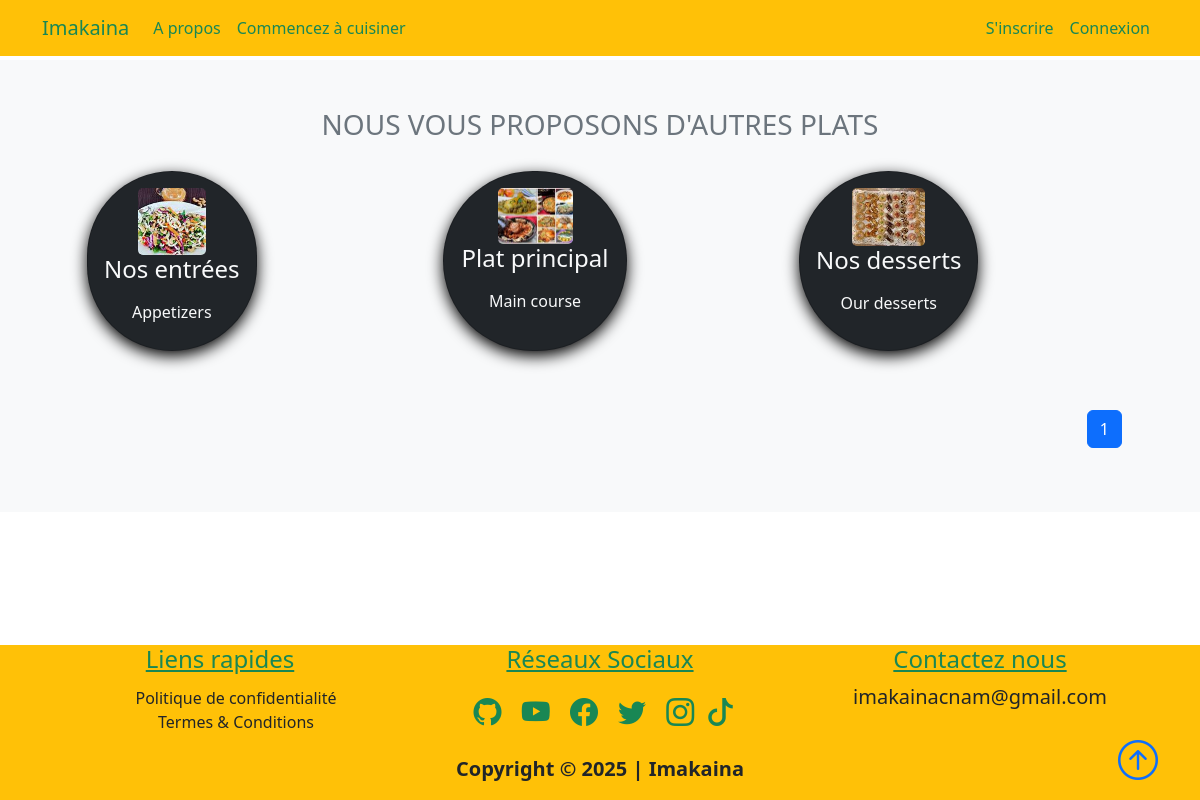
The page /plats on the database its author committed.
### projet/models.py (models this page shows, shortened)
class Plat(db.Model):
    id = db.Column(db.Integer, primary_key=True, autoincrement=True)
    title = db.Column(db.String(50), unique=True, nullable=False)
    description = db.Column(db.String(150), nullable=False)
    icon = db.Column(db.String(20), nullable=False, default="default_icon.jpg")
    recettes = db.relationship("Recette", backref="plat_name", lazy=True)

### projet/plats/routes.py (the view)
@plats_bp.route("/plats")
def plats():
    page = request.args.get("page", 1, type=int)
    plats = Plat.query.paginate(page=page, per_page=6)
    return render_template("plats.html", title="plats", plats=plats)

### projet/templates/plats.html
{% extends "layout.html" %}
{% block content %}
<section class="bg-light">
    <div class="container p-5">
        <h3 class="text-center text-secondary" id="learn">NOUS VOUS PROPOSONS D'AUTRES PLATS</h3>
        <div class="row">
            {% for plat in plats.items %}
            <div class="col-sm-12 col-md-6 col-lg-4 p-3 d-flex align-items-stretch">
                <a href="{{url_for('plats.plat', plat_title=plat.title)}}" class="text-decoration-none">
                    <div class="card bg-dark text-light h-100">
                        <div class="card-body text-center">
                            <img src="{{url_for('static', filename='plat_icons/' + plat.icon)}}" alt="" class="card-img w-50">
                            <h4 class="card-title mb-3">{{ plat.title }}</h4>
                            <p class="card-text">{{ plat.description }}</p>
                        </div>
                    </div>
                </a>
            </div>
            {% endfor %}
        </div>
        <nav class="mt-5" aria-label="...">
            <ul class="pagination" style="display: flex; justify-content: flex-end">
                {% for page_num in plats.iter_pages(left_edge=1, right_edge=1, left_current=1, right_current=2) %}
                    {% if page_num %}
                        {% if plats.page == page_num %}
                            <li class="page-item active">
                                <a href="{{url_for('plats.plats', page=page_num)}}" class="page-link">{{ page_num }}</a>
                            </li>
                        {% else %}
                            <li class="page-item">
                                <a href="{{url_for('plats.plats', page=page_num)}}" class="page-link">{{ page_num }}</a>
                            </li>
                        {% endif %}
                    {% else %}
                        <li class="page-item disabled">
                            <span class="page-link">...</span>
                        </li>
                    {% endif %}
                {% endfor %}
            </ul>
        </nav>
    </div>
</section>
{% endblock content %}

### projet/static/main.css (style rules this page uses)
body::before { display: block; content: ''; height: 60px; }
.card { transition: 0.7s ease; box-shadow: 0 5px 15px rgba(1 1 1/ 15); border-radius: 100px; margin: 5px; }

### rows shown on the page
Plat: icon (picture), title "Nos entrées", description "Appetizers"
Plat: icon (picture), title "Plat principal", description "Main course"
Plat: icon (picture), title "Nos desserts", description "Our desserts"

### other values the page prints
{{ page_num }} "1"
